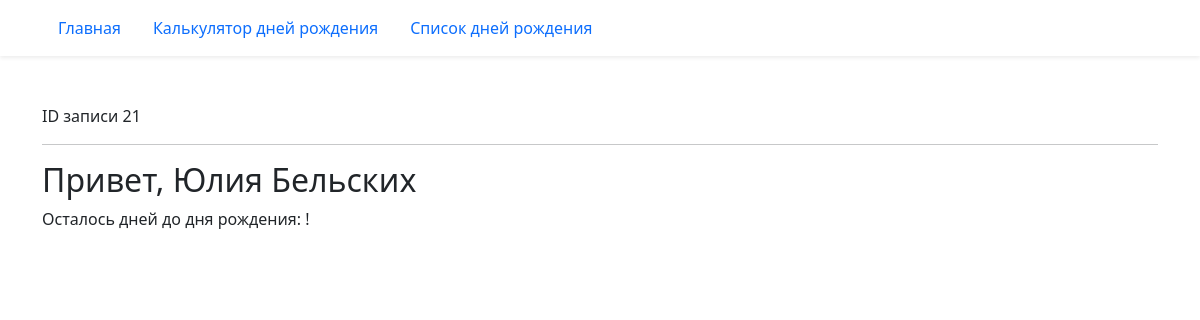
The page /birthday/21/ on the database its author committed.
### birthday/models.py (models this page shows)
class Birthday(models.Model):
    class Meta:
        constraints = (
            models.UniqueConstraint(
                fields=('first_name', 'last_name', 'birthday'),
                name='Unique person constraint',
            ),
        )
    first_name = models.CharField('Имя', max_length=20)
    last_name = models.CharField(
        'Фамилия', blank=True, help_text='Необязательное поле', max_length=20
    )
    birthday = models.DateField('Дата рождения', validators=(real_age,))
    image = models.ImageField('Фото', upload_to='birthdays_images', blank=True)

### birthday/views.py (the view)
# urls.py: path('<int:pk>/', views.BirthdayDetailView.as_view(), name='detail'),
class BirthdayDetailView(DetailView):
    model = Birthday

### templates/birthday/birthday_detail.html (shortened to what this page needs)
{% extends 'base.html' %}
{% block content %}
  ID записи {{ object.id }}
  <hr>
  <h2>Привет, {{ object.first_name }} {{ object.last_name }}</h2>
  {% if birthday_countdown == 0 %}
    <p>С днём рождения!</p>
  {% else %}
    <p>Осталось дней до дня рождения: {{ birthday_countdown }}!</p>
  {% endif %}
{% endblock content %}

### rows shown on the page
Birthday: id "21", first_name "Юлия", last_name "Бельских"
